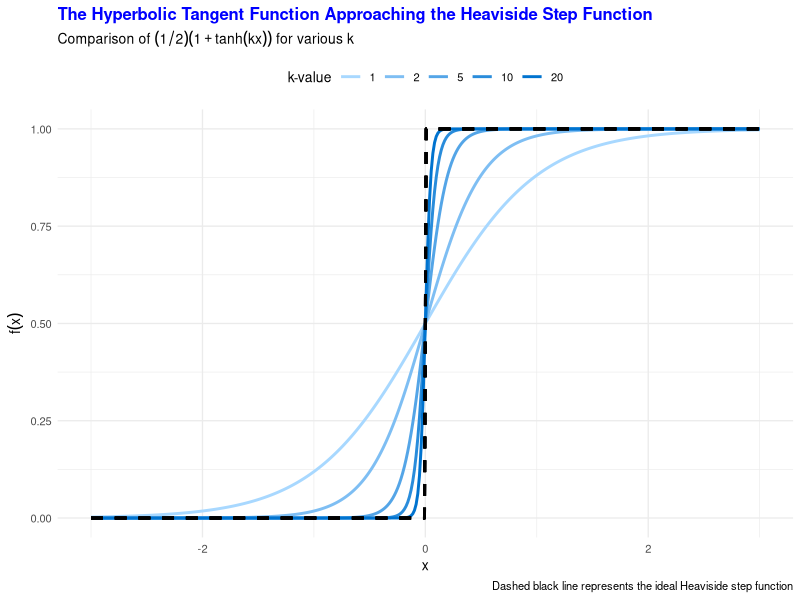

Generate this figure with R:
## ---- chunk 1
# Load required libraries
library(ggplot2)
library(dplyr)

# Define range for x-values
x <- seq(-3, 3, length.out = 400)

# Define k-values for comparison
k_values <- c(1, 2, 5, 10, 20)

# Create a data frame with all k-values
data <- expand.grid(x = x, k = k_values) %>%
  mutate(
    tanh_approx = 0.5 * (1 + tanh(k * x)),    # Smoothed Heaviside approximation
    heaviside = ifelse(x < 0, 0, 1)           # True Heaviside step
  )

# Create Custom Blue Pallette
blue_palette <- colorRampPalette(c("#A8D8FF", "#0073CF"))(length(k_values))

# Create the plot
ggplot(data, aes(x = x, y = tanh_approx, color = factor(k), group = k)) +
  geom_line(size = 1) +
  geom_line(aes(y = heaviside), color = "black", linetype = "dashed", size = 1) +
  scale_color_manual(values = blue_palette, name = "k-value") +
  labs(
    title = "The Hyperbolic Tangent Function Approaching the Heaviside Step Function",
    subtitle = expression(paste("Comparison of ", (1/2)*(1 + tanh(k*x)), " for various ", k)),
    x = "x",
    y = expression(f(x)),
    caption = "Dashed black line represents the ideal Heaviside step function"
  ) +
  theme_minimal(base_size = 10) +
  theme(
    legend.position = "top",
    plot.title = element_text(face = "bold", color = "blue")
  )
